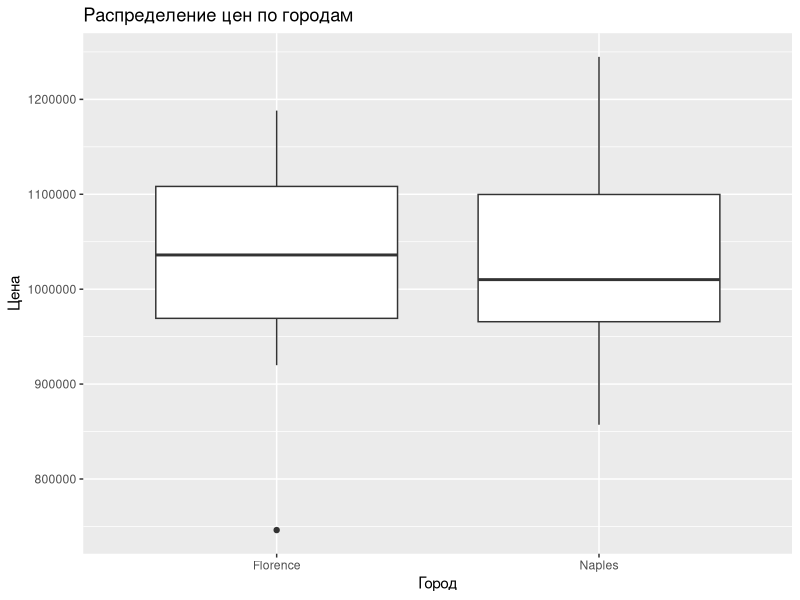
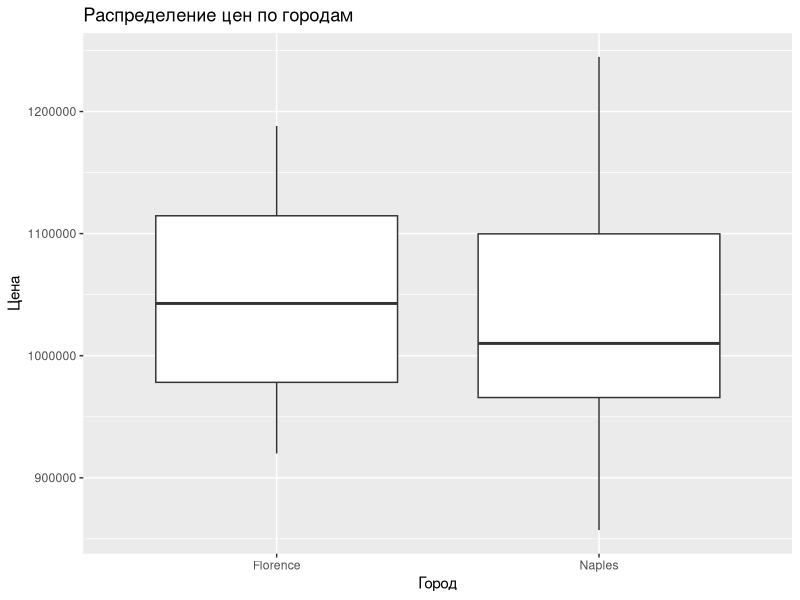
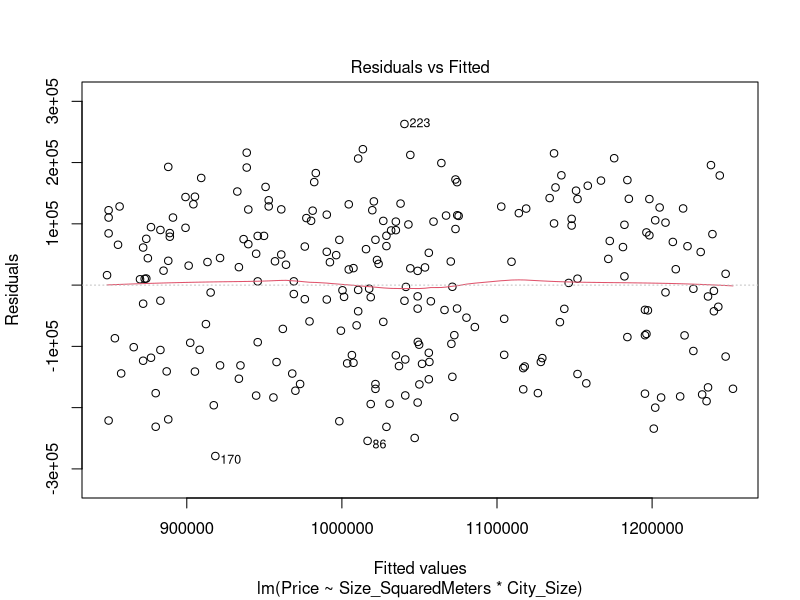
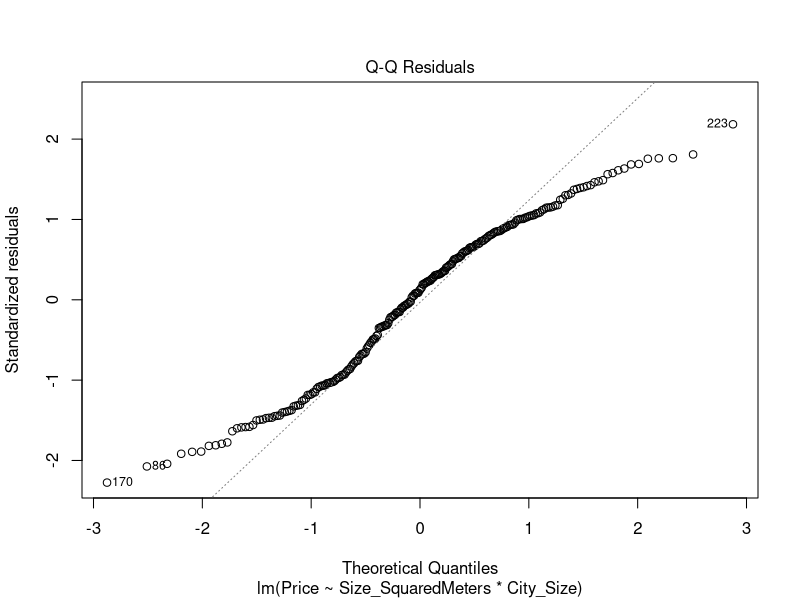
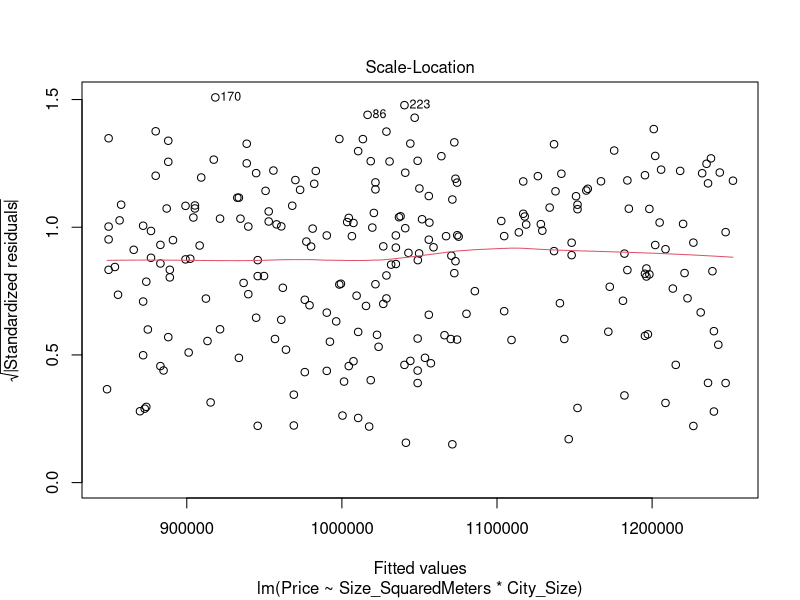
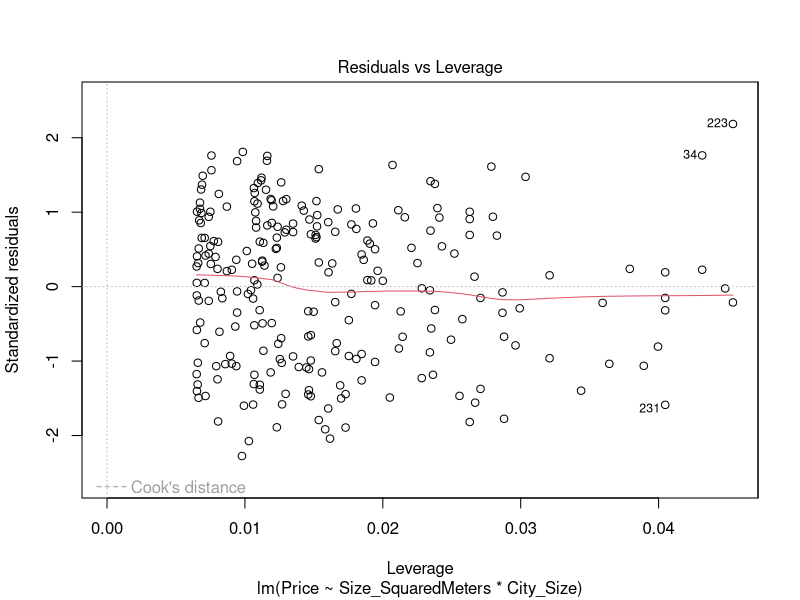
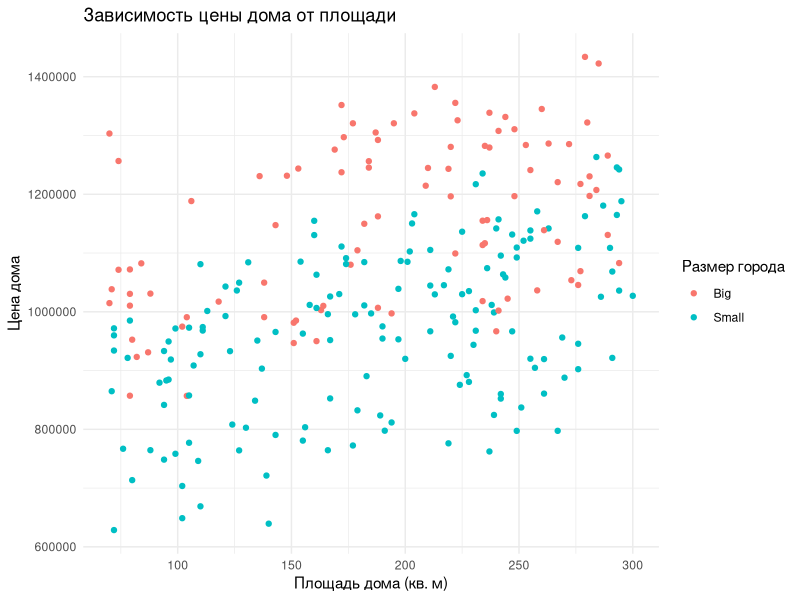

Here is the R script that generated these plots, in order:
## ---- chunk 1
                                                                   #Описательные статистики
#Рассчитайте следующие описательные статистики для цены домов: среднее, медиана, стандартное отклонение, минимум и максимум.
## ---- chunk 2

## ---- chunk 3
# Загрузка библиотеки для работы с данными
library(dplyr)
library(readr)
library(ggplot2)
library(stats)
library(lmtest)
## ---- chunk 4
# Загрузка данных
data <- read.csv("house_sales_dataset.csv")
## ---- chunk 5
# Проверка наличия пропущенных значений в таблице
missing_values <- is.na(data)

# Вывод количества пропущенных значений по каждому столбцу
colSums(missing_values)
## ---- chunk 6
# Преобразуем, важные для анализа переменные, в класс factor.
data$City <- as.factor(data$City)
data$City_Size <- as.factor(data$City_Size)
data$City_Region <- as.factor(data$City_Region)
## ---- chunk 7
str(data)
## ---- chunk 8
# Рассчет описательных статистик для цен домов
price_stats <- data %>%
  summarise(
    mean_price = mean(Price),
    median_price = median(Price),
    sd_price = sd(Price),
    min_price = min(Price),
    max_price = max(Price)
  )

# Вывод описательных статистик
print(price_stats)
## ---- chunk 9
                                #Проверка гипотез
#t-test. Сделайте сабсет, в котором будут только данные из Флоренции (Florence) и Неаполя (Naples). Следующее задание нужно выполнить на этом сабсете. C помощью t-теста, проверьте гипотезу о том, что цена отличается в зависимости от города, где расположен дом. Убедитесь, что переменная Цена распределена нормально. Проинтерпретируйте результаты t-теста. Постройте боксплот распределения цены для каждого города.
## ---- chunk 10
# Создание сабсета с данными из Флоренции и Неаполя.
subset_data <- data %>%
  filter(City %in% c("Florence", "Naples"))

# Проверка нормальности распределения переменной Price (Цена).
shapiro.test(subset_data$Price)

# T-тест для сравнения цен в разных городах.
t_test_result <- t.test(Price ~ City, data = subset_data)

# Вывод результатов т-теста.
print(t_test_result)

# Построение боксплота распределения цены для каждого города.
ggplot(subset_data, aes(x = City, y = Price)) +
  geom_boxplot() +
  labs(title = "Распределение цен по городам",
       x = "Город",
       y = "Цена")
## ---- chunk 11
#                       Тест нормальности Шапиро-Уилка

# Мы получили значение статистики W равное 0.982,  p-value равно 0.7873.
# Нулевая гипотеза в этом тесте заключается в том, что данные распределены нормально
# Высокое значение p-value (0.7873) указывает на то, что нет значимых доказательств против нулевой гипотезы, что данные распределены нормально.
# Таким образом, можно считать, что переменная "Price" имеет нормальное распределение
## ---- chunk 12
#                                                              t-тест Уэлча

# Мы получили начение t-статистики равное -0.053004,  p-value равно 0.958.
# H0 в этом тесте заключается в том, что средние значения цен на дома в городах Флоренции и Неаполя равны.
# Поскольку значение p-value (0.958) больше общепринятого уровня значимости 0.05, нет достаточных доказательств для отвержения нулевой гипотезы.
#Это означает, что нет статистически значимых различий в ценах на дома между городами Флоренцией и Неаполем.
## ---- chunk 13
# На графике боксплот мы наблюдаем выброс. Попробуем избавиться от него и посмотреть как изменятся результаты.
## ---- chunk 14

# Находим индексы строк с городом Florence
florence_indexes <- which(data$City == "Florence")

# Находим индекс строки с минимальной ценой в городе Florence
min_price_florence_index <- florence_indexes[which.min(data$Price[florence_indexes])]

# Удаляем наблюдение с минимальной ценой в городе Florence
data_clean <- data[-min_price_florence_index, ]
## ---- chunk 15
# Тест нормальности распределения цены для города Florence
shapiro_test_florence <- shapiro.test(data_clean$Price[data_clean$City == "Florence"])
print("Shapiro-Wilk normality test for Florence:")
print(shapiro_test_florence)

# Тест нормальности распределения цены для города Naples
shapiro_test_naples <- shapiro.test(data_clean$Price[data_clean$City == "Naples"])
print("Shapiro-Wilk normality test for Naples:")
print(shapiro_test_naples)

# Выполнение t-теста для сравнения цен в городах Florence и Naples
t_test_result <- t.test(Price ~ City, data = data_clean[data_clean$City %in% c("Florence", "Naples"), ])
print("Welch Two Sample t-test:")
print(t_test_result)

# Построение боксплотов распределения цены для каждого города
ggplot(data_clean[data_clean$City %in% c("Florence", "Naples"), ], aes(x = City, y = Price)) +
  geom_boxplot() +
  labs(title = "Распределение цен по городам",
       x = "Город",
       y = "Цена")
## ---- chunk 16
# Показатели остались приблизительно такими же, поэтому на основе проведенного анализа можно также сделать вывод, что нет статистически значимых различий в ценах на дома между городами Florence и Naples (этот выброс можно было и не удалять).
## ---- chunk 17
#                   Анализ категориальных переменных. 
# На этом же сабсете определите, если ли связь между городом и тем, куплен ли дом с помощью критерия Хи-квадрат Пирсона. Проинтерпретируйте результаты теста.
## ---- chunk 18
# строим таблицу сопряженности
conf_table <- table(data$City, data$Sold)

# проводим тест х-квадрат Пирсона
chisq.test(conf_table)
## ---- chunk 19
# Значение статистики X-squared равно 12.398, а число степеней свободы (df) равно 11, p-value составляет 0.3345.
#Таким образом, у нас нет достаточных доказательств для отвержения нулевой гипотезы о том, что нет связи между городом и фактом покупки дома, на уровне значимости 0.05. Это означает, что нет статистически значимой связи между местоположением дома (городом) и тем, был ли дом продан или нет в городах Флоренция и Неаполь.

## ---- chunk 20
#                                   Регрессионный анализ
# Переходим к датасету со всеми городами. Представьте, что вам необходимо сделать регрессионный анализ, чтобы проверить, является ли размер города и площадь дома значимыми предикторами цены дома. Постройте модель, проверяющую эффект размера города и площади дома, а также их взаимодействие. Учитывайте, что в датасете несколько измерений в одном и том же городе. Проинтерпретируйте результаты модели. Проверьте требования нормального распределения остатков, гомоскедастичности, а также линейности взаимосвязи между ценой и площадью дома.


## ---- chunk 21
# Регрессионный анализ
model <- lm(Price ~ Size_SquaredMeters * City_Size, data = data)

# Выводим сводку по модели
summary(model)

# Проверяем требования нормального распределения остатков
shapiro.test(residuals(model))

# Проверяем гомоскедастичность
bptest(model)

# Проверяем линейность взаимосвязи между ценой и площадью дома
plot(model)
## ---- chunk 22

# Коэффициенты Intercept, Size_SquaredMeters и City_SizeSmall являются статистически значимыми (p-value < 0.05), что указывает на их влияние на цену дома.
# Взаимодействие между Size_SquaredMeters и City_Size не является статистически значимым (p-value > 0.05).
# Intercept оценивает базовый уровень цены дома при отсутствии других факторов.
# Коэффициент Size_SquaredMeters указывает нам на то, что каждый дополнительный квадратный метр площади дома в среднем увеличивает цену на 945.50 единиц.
# Коэффициент City_SizeSmall (-197412,92) указывает на снижение цены на дом в небольших городах по сравнению с большими городами.
# Взаимодействие между Size_SquaredMeters и City_SizeSmall не имеет статистически значимого влияния на цену дома.
# Множественный R-квадрат (Multiple R-squared) равен 0.4624, что означает, что примерно 45.86% вариации в цене дома объясняется выбранными независимыми переменными.
# Скорректированный R-квадрат (Adjusted R-squared) равен 0.4624 что также учитывает количество независимых переменных.
# Тест Шапиро-Уилка для остатков (p-value = 5.183e-05) указывает на отклонение остатков от нормального распределения.
# Тест Бройша-Пагана для гомоскедастичности остатков (p-value = 0.9508) не позволяет отвергнуть нулевую гипотезу, что остатки гомоскедастичны.
## ---- chunk 23
# Воспользуемся еще тестом Колмогорова-Смирнова на нормальность распределения остатков
ks.test(residuals(model), "pnorm", mean = mean(residuals(model)), sd = sd(residuals(model)))

## ---- chunk 24
# P-значение составляет 0.1663, что означает, что нет статистически значимых доказательств против того, что остатки следуют нормальному распределению.
## ---- chunk 25
#                                                                      Визуализация данных
#С помощью библиотеки ggplot2 постройте диаграмму рассеяния, отражающую взаимосвязь площади дома и цены. Цветом отметьте размер города. Добавьте к графику название, подпишите оси и легенду.

## ---- chunk 26

# Создание графика
scatter_plot <- ggplot(data, aes(x = Size_SquaredMeters, y = Price, color = City_Size)) +
  geom_point() +  # Добавление точек
  labs(title = "Зависимость цены дома от площади",
       x = "Площадь дома (кв. м)",
       y = "Цена дома",
       color = "Размер города") +  # Название осей и легенды
  theme_minimal()  # Стиль графика

# Вывод графика
print(scatter_plot)
